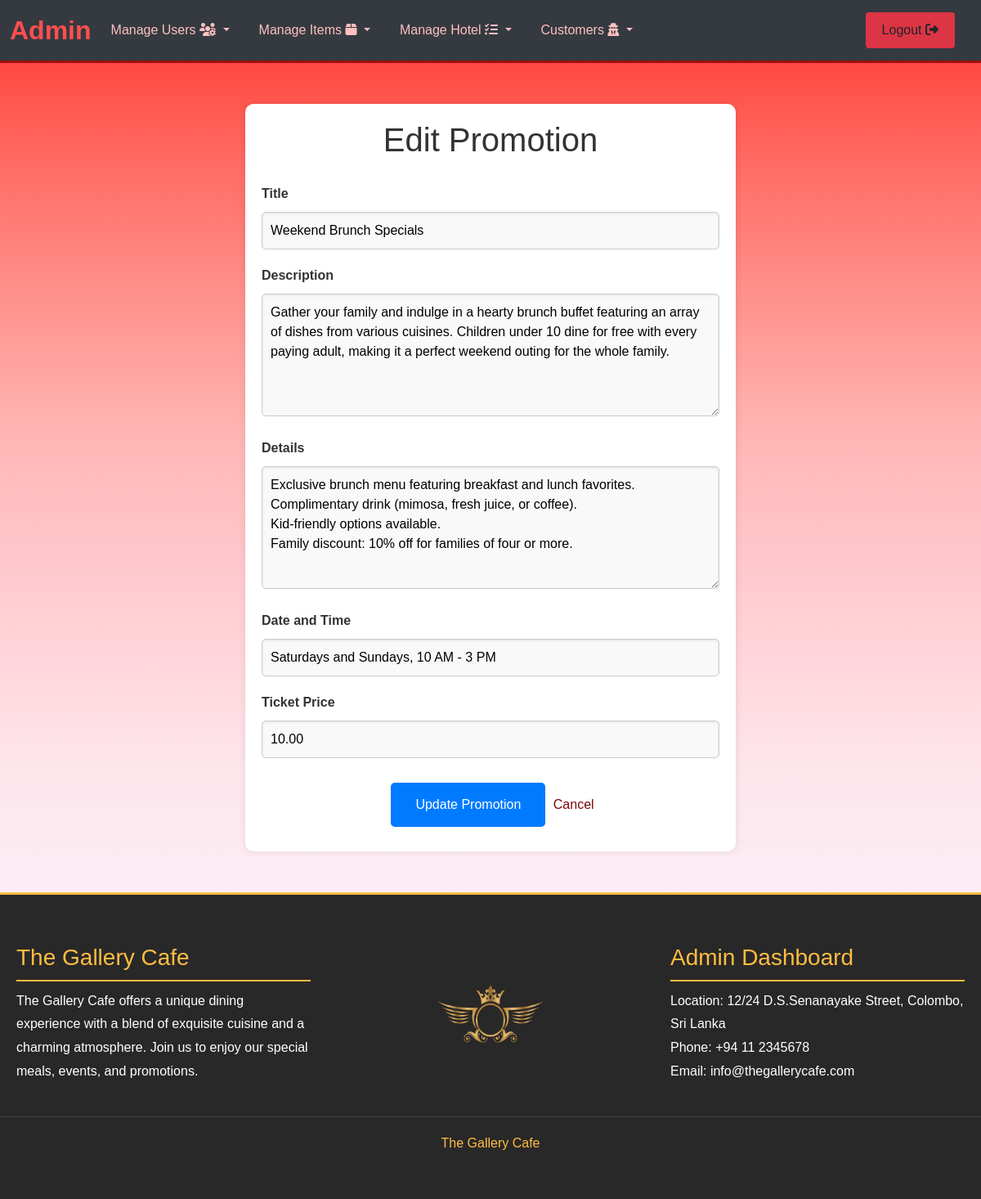
Screenshot of /the_gallery_cafe/admin/edit_promotion.php?id=2 (signed in) with the database file from the repository.
### tables this page shows
CREATE TABLE `promotions` (
  `id` int(11) NOT NULL,
  `title` varchar(255) NOT NULL,
  `description` text NOT NULL,
  `details` text NOT NULL,
  `date_time` varchar(255) NOT NULL,
  `ticket_price` decimal(10,2) DEFAULT NULL
);

### the_gallery_cafe/admin/edit_promotion.php (the view, shortened to what this page needs)
<?php include('partials/header_a.php');
include('../config.php');
?>
<?php
if (isset($_GET['id'])) {
    $id = $_GET['id'];
    $stmt = $conn->prepare("SELECT * FROM promotions WHERE id = ?");
    $stmt->bind_param("i", $id);
    $stmt->execute();
    $result = $stmt->get_result();
    $promotion = $result->fetch_assoc();
}
?>
    <div class="container">
        <h1>Edit Promotion</h1>
        <form action="update_promotion.php" method="POST">
            <div class="form-group">
                <label for="title">Title</label>
                <input type="text" id="title" name="title" value="<?php echo $promotion['title']; ?>" required>
            </div>
            <div class="form-group">
                <label for="description">Description</label>
                <textarea id="description" name="description" required><?php echo $promotion['description']; ?></textarea>
            </div>
            <div class="form-group">
                <label for="details">Details</label>
                <textarea id="details" name="details" required><?php echo $promotion['details']; ?></textarea>
            </div>
            <div class="form-group">
                <label for="date_time">Date and Time</label>
                <input type="text" id="date_time" name="date_time" value="<?php echo $promotion['date_time']; ?>" required>
            </div>
            <div class="form-group">
                <label for="ticket_price">Ticket Price</label>
                <input type="text" id="ticket_price" name="ticket_price" value="<?php echo $promotion['ticket_price']; ?>">
            </div>
            <div class="button-group">
                <button type="submit">Update Promotion</button>
                <a href="admin_promotions.php">Cancel</a>
            </div>
        </form>
    </div>
<?php include('partials/footer_a.php');

### the_gallery_cafe/admin/partials/header_a.php (style rules this page uses)
body { animation: fadeIn 0.7s ease-in-out; }

### the_gallery_cafe/admin/edit_promotion.php (style rules this page uses)
body { font-family: Arial, sans-serif; background-image: linear-gradient(to bottom, #ff2e2e, #ff5a52, #ff7b74, #ff9995, #ffb6b4, #ffc5c9, #ffd5db, #fee5eb, #fcecf4, #fbf3fa, #fcf9fd, #ffffff); margin: 0; padding: 0; }
.container { width: 50%; margin: 50px auto; background: #fff; padding: 20px; box-shadow: 0px 0px 10px rgba(0, 0, 0, 0.1); border-radius: 10px; }
h1 { text-align: center; color: #333; margin-bottom: 30px; }
form { width: 100%; }
.form-group { margin-bottom: 20px; }
.form-group label { display: block; margin-bottom: 10px; color: #333; font-weight: bold; }
.form-group input[type="text"], .form-group textarea { width: 100%; padding: 10px; border: 1px solid #ccc; border-radius: 5px; font-size: 16px; background-color: #f9f9f9; box-shadow: inset 0 1px 3px rgba(0, 0, 0, 0.1); transition: all 0.3s ease; }
.form-group textarea { height: 150px; }
.button-group { text-align: center; }
.button-group button { background-color: #007bff; border: none; color: white; padding: 15px 30px; text-align: center; text-decoration: none; display: inline-block; font-size: 16px; margin: 10px 5px; cursor: pointer; border-radius: 5px; transition: background-color 0.3s ease; }
.button-group a { display: inline-block; color: #790808; text-decoration: none; font-size: 16px; margin-top: 20px; transition: color 0.3s ease; }

### rows the page displays
promotions: title "Weekend Brunch Specials", description "Gather your family and indulge in a hearty brunch buffet featuring an array of dishes from various cuisines. Children under 10 dine for free with every paying adult, making it a perfect weekend outing for the whole family.", details "Exclusive brunch menu featuring breakfast and lunch favorites. Complimentary drink (mimosa, fresh juice, or coffee). Kid-friendly options available. Family discount: 10% off for families of four or more.", date_time "Saturdays and Sundays, 10 AM - 3 PM", ticket_price "10.00"
